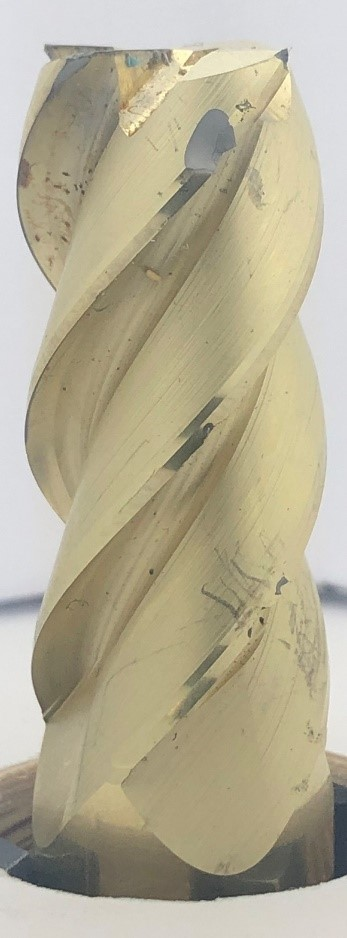
#> input picture Kurs_9/21_OpenCV_Image_Color_Space/Bild_IPhone.jpg, 347 x 938 px
$ python Farbraeume.py --image Bild_IPhone.jpg
#> lines starting #> are read from the running program, lines starting #| are printed output that depends on the picture
import numpy as np
import argparse
import cv2
import vg
import sys

ap = argparse.ArgumentParser()
ap.add_argument("-i", "--image", required = True, help = "Enter Path to the Image")
args = vars(ap.parse_args())
# Bild hochladen
image = cv2.imread(args["image"])
#> image is the input picture: shape (938, 347, 3); mean B, G, R 149.3, 173.4, 180.4
#Zeigt ein normales Image
cv2.imshow("RGB Colour space", image)
#cv2.waitKey(0)
Bildname = args['image'][:-4]


# RGB verwandeln zu Grau
gray = cv2.cvtColor(image, cv2.COLOR_BGR2GRAY)
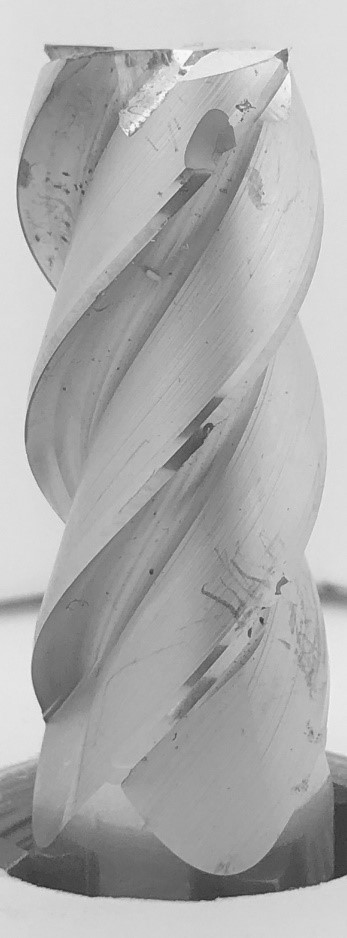
#> gray: shape (938, 347); min 40, max 251, mean 172.7
cv2.imwrite(Bildname +"Grau"+ ".jpg", gray)
cv2.imshow("Grau",gray)

# BGR to HSV
hsv = cv2.cvtColor(image, cv2.COLOR_BGR2HSV)
#> hsv: shape (938, 347, 3); mean H, S, V 38.3, 48.8, 181.4
cv2.imwrite(Bildname+"HSV"+".jpg", hsv)
cv2.imshow("HSV",hsv)

# BGR to LAB
lab = cv2.cvtColor(image, cv2.COLOR_BGR2LAB)
#> lab: shape (938, 347, 3); mean of channels 0, 1, 2 180.1, 126.7, 141.4
cv2.imwrite(Bildname+"LAB"+".jpg", lab)
cv2.imshow("LAB", lab)

cv2.waitKey(0)
